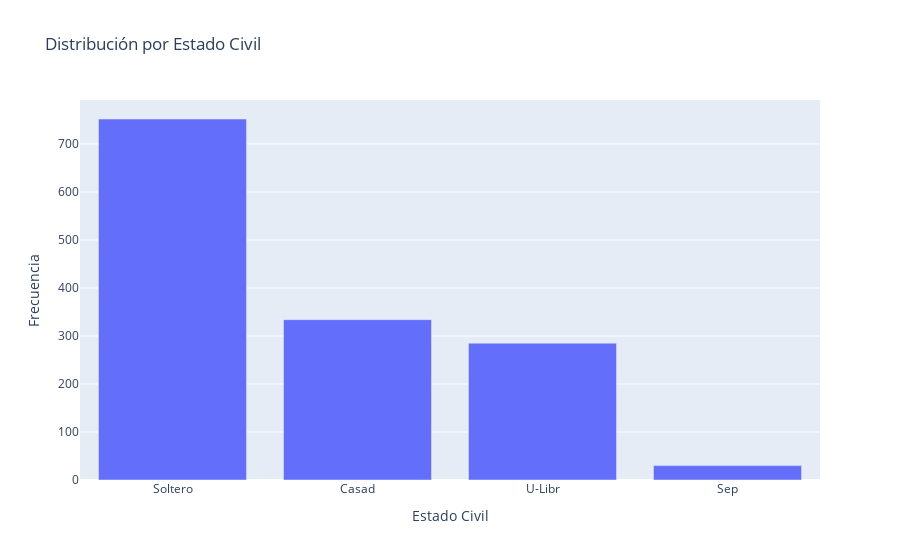

Write notebook code for a chart like this one.
### Code cell
conteo_estado_civil = data['ESTADO CIVIL'].value_counts().reset_index()
conteo_estado_civil.columns = ['ESTADO CIVIL', 'conteo']
fig = px.bar(conteo_estado_civil, x='ESTADO CIVIL', y='conteo',
             title='Distribución por Estado Civil',
             labels={'conteo': 'Frecuencia', 'ESTADO CIVIL': 'Estado Civil'})
fig.show()

### Figure 1 — Plotly figure (JSON) as saved in the notebook; plotly's stock layout.template omitted (floating-point values rounded to 4 significant figures)
{"data": [{"alignmentgroup": "True", "hovertemplate": "Estado Civil=%{x}<br>Frecuencia=%{y}<extra></extra>", "legendgroup": "", "marker": {"color": "#636efa", "pattern": {"shape": ""}}, "name": "", "offsetgroup": "", "orientation": "v", "showlegend": false, "textposition": "auto", "type": "bar", "x": ["Soltero", "Casad", "U-Libr", "Sep"], "xaxis": "x", "y": [752, 334, 285, 30], "yaxis": "y"}], "layout": {"barmode": "relative", "legend": {"tracegroupgap": 0}, "title": {"text": "Distribución por Estado Civil"}, "xaxis": {"anchor": "y", "domain": [0, 1], "title": {"text": "Estado Civil"}}, "yaxis": {"anchor": "x", "domain": [0, 1], "title": {"text": "Frecuencia"}}}}
